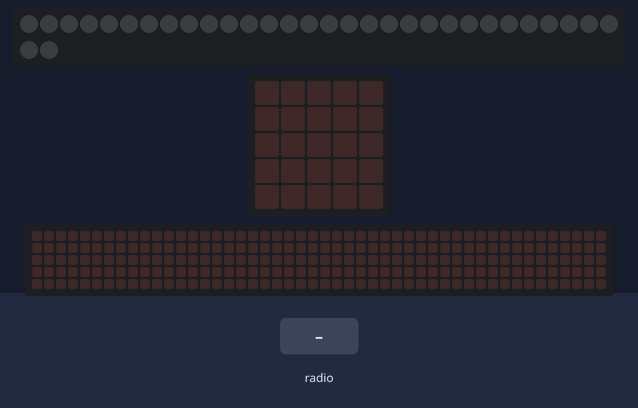
Bench run of a program on a simulated BBC micro:bit running MicroPython. Parts: 32 RGB LEDs in strip order, left to right, continuing on the next row, the board's 5×5 LED display, a strip that is not on the board, showing the scrolling text unrolled. The test bench sets the inputs (shaded band). Dim RGB values are drawn brighter than linear; the 48×5 strip is a reading aid, not a part: it shows the text the display is scrolling, unrolled, one strip-width of it at a time.

Above: at 1.2 s.
1.3 s: radio message "1" arrives
At 1.37 s:
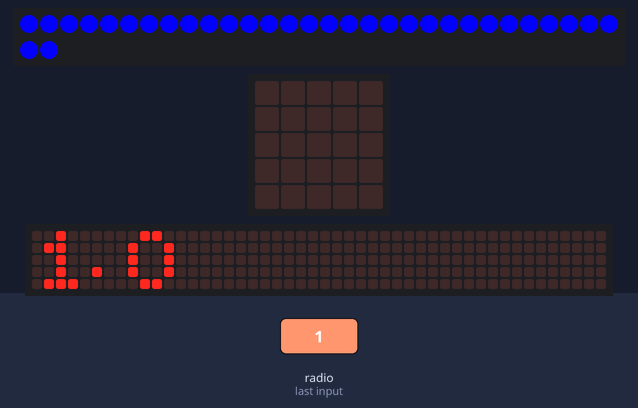
At 4.07 s:
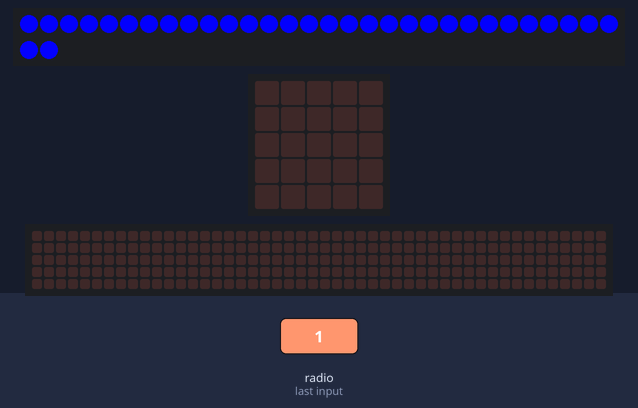
4.3 s: radio message "50" arrives
At 8.8 s:
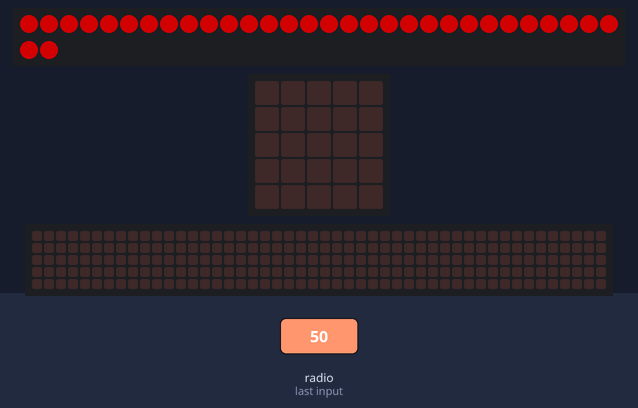
Timing chart, 0 to 10.3 s (numbered marks = the images above; inputs shaded):
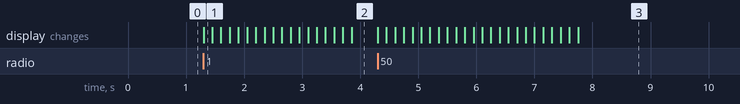

The program:

TempReceiveColour.py
```python
#
#   Receive and display the temperature
#   and update the NeoPixel panel with
#   a colour between Blue and Red
#
#   for WWW.PROTO-PIC.CO.UK by Drew Anderson
#

#   import the libraries required by the microbit
from microbit import *
#   import the libraries required by the micro:pixel board & Radio
import neopixel
import radio
#   We have 8x4 pixels - 32 in total on pin 0
np = neopixel.NeoPixel(pin0, 32)
#   Turn the radio transmitter on (Required)
radio.on()

while True:
    # Read any incoming Data
    inData = radio.receive()
    if inData is not None:
        # inData is a string - We want a float
        temp = float(inData)
        # A little bit of maths to extend the scale a bit
        tempcolour = int((temp * 3.6))
        # The next 4 lines constrain the value to between 0 and 127
        if (tempcolour < 0):
            tempcolour = 0
        if (tempcolour > 127):
            tempcolour = 127
        # Update the micro:pixel
        for pix in range (0 , 32):
            np[pix] = (tempcolour,0,(255-(tempcolour*2)))
        np.show()
        # Show the temperature to 1 decimal place
        tempToShow = "{0:0.1f}".format(temp)
        display.scroll(tempToShow)
```

Measured:
- after the input at 1.3 s, the display: changes at once (image 1)
- after the input at 4.3 s, the display: first changes at once (image 3 shows a later state)
